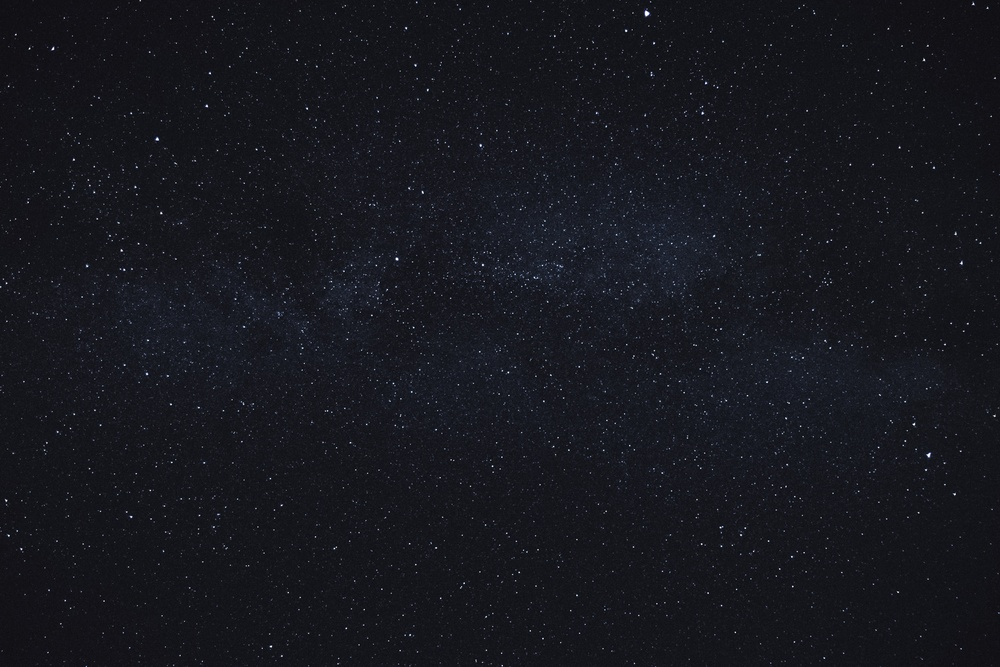
%> input picture stock_photos/stock_01.jpg, 1000 x 667 px, shrunk from 5150 x 3433 before the run
$ octave simple_blurring.m   (GNU Octave 9; MATLAB toolbox functions it lacks are replaced by stand-ins)
%> lines starting %> are read from the running program, lines starting %| are printed output that depends on the picture
clear, close all
img_path = 'stock_photos/stock_01.jpg';
I = rgb2gray(im2double(imread(img_path)));
%> I: size 667x1000 double; min 0.00224, max 0.999, mean 0.0947

I = I(1:300, 1:500);
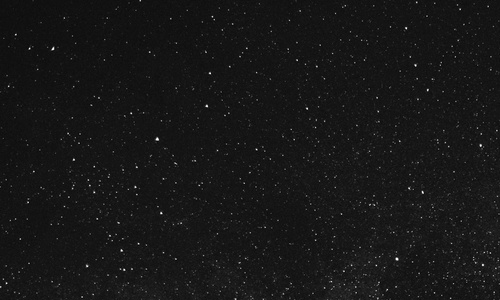
%> I: size 300x500 double; min 0.00402, max 0.999, mean 0.0923

blur_I = Afun(I);
%> in Afun, `y = ifft2(c_f.*fft2(x));`:
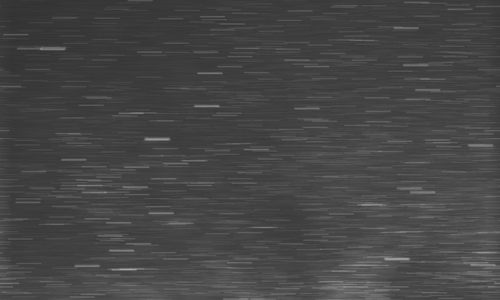
%> y: size 300x500 double; min 0.198, max 0.654, mean 0.277

subplot(1,3,1)
imshow(I)
subplot(1,3,2)
imshow(blur_I)

% ADMM
[H,W] = size(I);
%> H = 300; W = 500
b = Afun(I);
admm_iters = 25;
pcg_iters = 50;
tol = 1e-12;
lam = 0.1;
rho = 10;
kap = lam/rho;

x = zeros(H, W);
z = zeros(H, W);
u = zeros(H, W);
Atildefun = @(x) reshape(Atfun(Afun(reshape(x, [H,W]))) + rho*reshape(x, [H,W]), [H*W,1]);

for iters = 1:admm_iters
    % x update
    v = z-u;
    btilde = Atfun(b) + rho*v;
    x = pcg(Atildefun, reshape(btilde, [H*W,1]), tol, pcg_iters);
    x = reshape(x, [H,W]);
    % z update
    v = x+u;
    z = (v-kap).*(v > kap) + (v+kap).*(v < (-1*kap));
    % u update
    u = u + x - z;
end
%> this loop made 25 passes
%> pass 1, in Atfun, `y = ifft2(ct_f.*fft2(x));`:
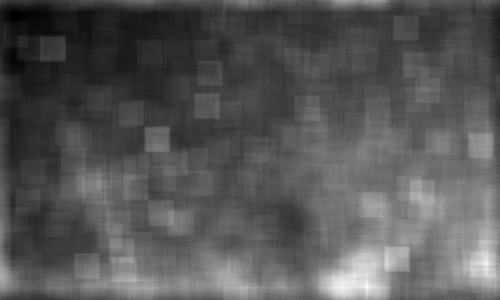
%> y: size 300x500 double; min 0.623, max 1.23, mean 0.831; drawn with min black and max white
%> after the loop:
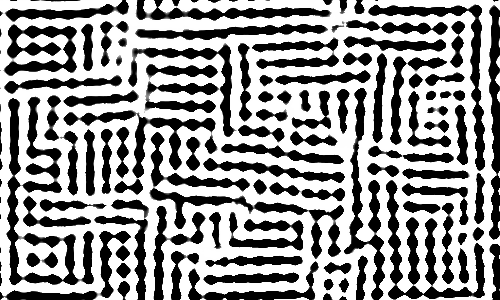
%> u: size 300x500 double; min -0.01, max 0.01, mean 0.00173; drawn with min black and max white

subplot(1,3,3)
imshow(x)
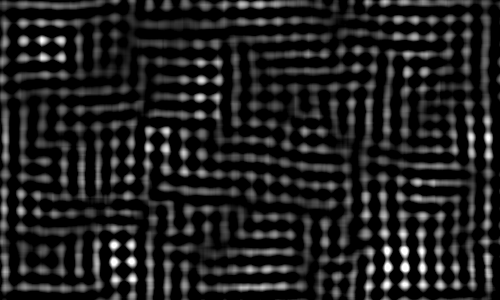
%> displayed picture: size 300x500, on the screen's scale of 0 to 255; min 0, max 255, mean 32.8


function [y] = Afun(x)
    c_size = 25;
    c = zeros(c_size);
    c(ceil(c_size/2),:) = 3/c_size;
    c_f = psf2otf(c, size(x));
    y = zeros(size(x));
    y = ifft2(c_f.*fft2(x));
end

function [y] = Atfun(x)
    c_size = 25;
    ct = zeros(c_size);
    ct(:,ceil(c_size/2)) = 3/c_size;
    ct_f = psf2otf(ct, size(x));
    y = zeros(size(x));
    y = ifft2(ct_f.*fft2(x));
end

$ run again, with stock_photos/stock_03.jpg copied over stock_photos/stock_01.jpg
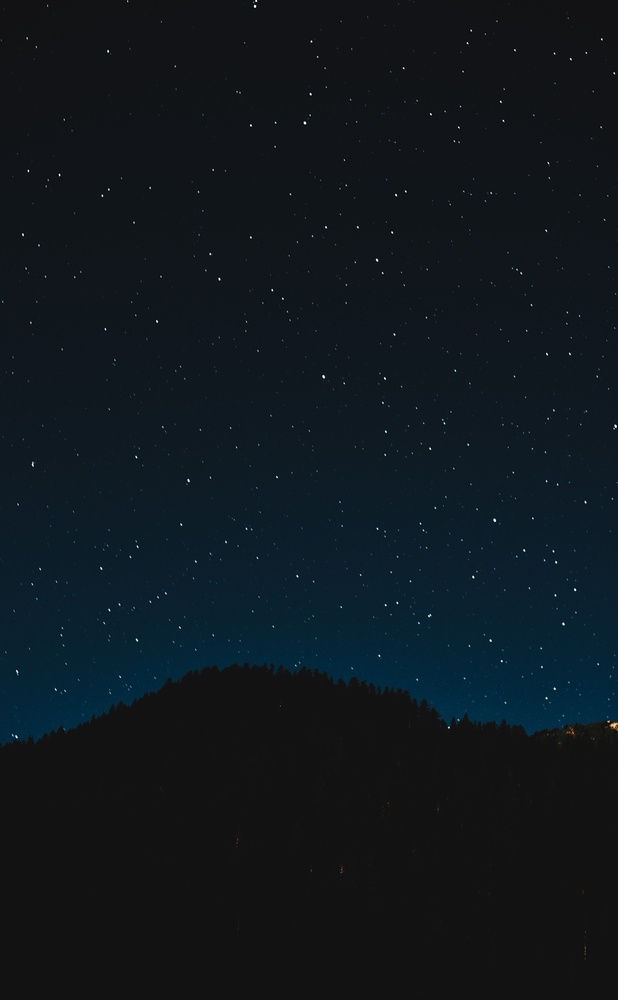
%> input picture stock_photos/stock_03.jpg, 618 x 1000 px, shrunk from 3030 x 4903 before the run
%> after the loop `for iters = 1:admm_iters`:
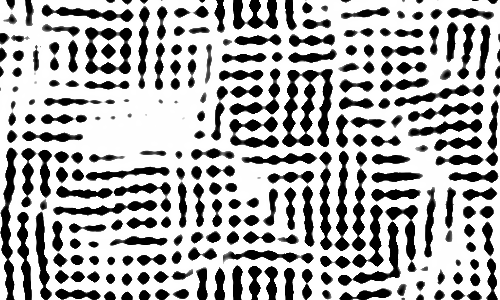
%> u: size 300x500 double; min -0.01, max 0.01, mean 0.00364; drawn with min black and max white
%> `imshow(x)`:
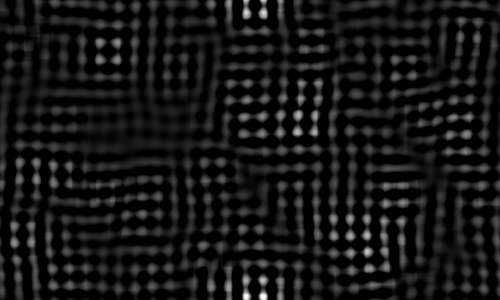
%> displayed picture: size 300x500, on the screen's scale of 0 to 255; min 0, max 255, mean 22.1
